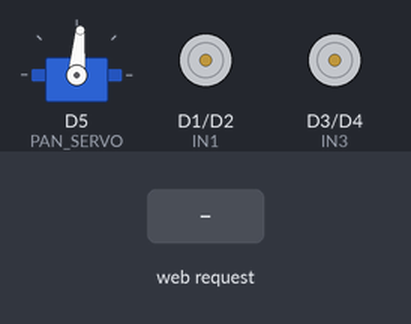
A sketch run on a simulated ESP8266 (NodeMCU). Shown: servo, motor-driver pin pairs drawn as motors (green arrow = first pin HIGH = forward, orange = second pin HIGH = backward, longer = more drive, scaled by the enable pin). The test bench sets the inputs (shaded band).

Above: at 1.2 s.
1.3 s: HTTP request GET /F received
At 2.5 s:
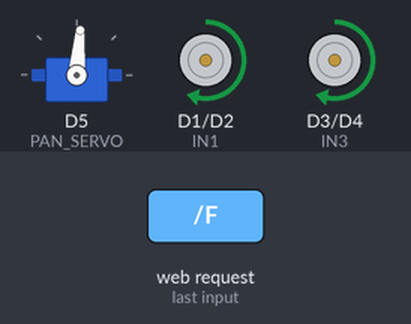
2.8 s: HTTP request GET /B received
At 3.9 s:
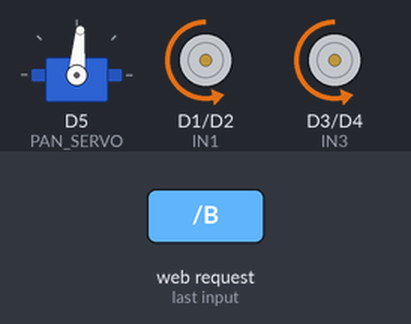
4.3 s: HTTP request GET /L received
At 5.1 s:
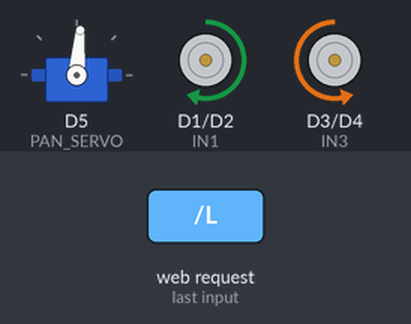
5.8 s: HTTP request GET /R received
At 6.2 s:
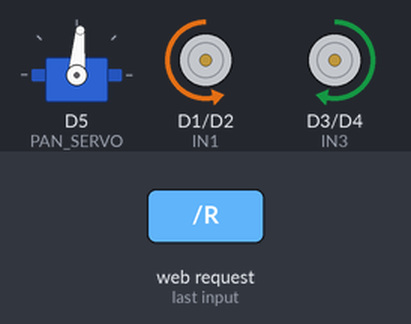
7.3 s: HTTP request GET /speed received
At 8.3 s:
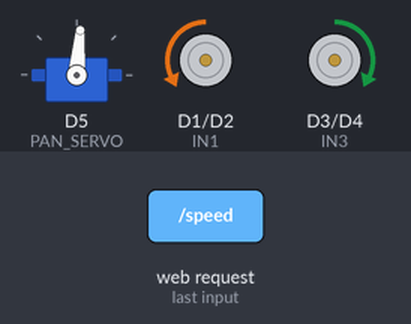
8.8 s: HTTP request GET /S received
At 9.4 s:
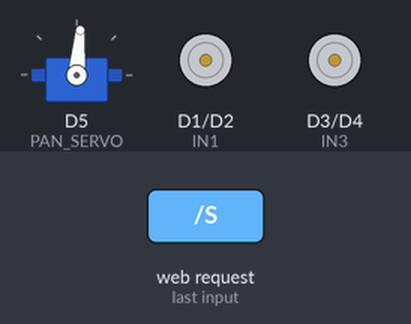
Timing chart, 0 to 11.3 s (numbered marks = the images above; inputs shaded):
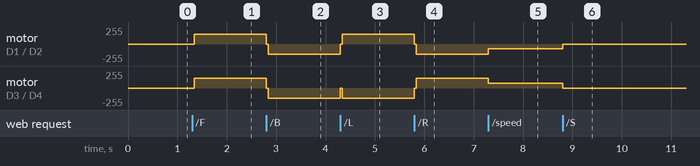

Measured:
- after the input at 1.3 s, motor on D1 (IN1) / D2 (IN2), motor on D3 (IN3) / D4 (IN4): stopped → forward 150/255 at once
- after the input at 2.8 s, motor on D1 (IN1) / D2 (IN2), motor on D3 (IN3) / D4 (IN4): forward 150/255 → backward 150/255 at once
- after the input at 4.3 s, motor on D1 (IN1) / D2 (IN2): backward 150/255 → forward 150/255 at once; motor on D3 (IN3) / D4 (IN4): backward 150/255 → stopped at once, → backward 150/255 0.04 s later
- after the input at 5.8 s, motor on D1 (IN1) / D2 (IN2): forward 150/255 → backward 150/255 at once; motor on D3 (IN3) / D4 (IN4): backward 150/255 → forward 150/255 at once
- after the input at 7.3 s, motor on D1 (IN1) / D2 (IN2): backward 150/255 → backward 70/255 at once; motor on D3 (IN3) / D4 (IN4): forward 150/255 → forward 70/255 at once
- after the input at 8.8 s, motor on D1 (IN1) / D2 (IN2): backward 70/255 → stopped at once; motor on D3 (IN3) / D4 (IN4): forward 70/255 → stopped at once

The sketch:

Automatic_Code.ino
```cpp
#include <ESP8266WiFi.h>
#include <ESP8266WebServer.h>
#include <Servo.h>

ESP8266WebServer server(80);

// ================= WIFI =================
const char* ssid = "ESP8266_CAR";
const char* password = "12345678";

// ================= MOTOR PINS =================
#define IN1 D1
#define IN2 D2
#define IN3 D3
#define IN4 D4
#define ENA D7
#define ENB D6

// ================= SERVO =================
#define PAN_SERVO   D5
#define PAN_MIN     15
#define PAN_MAX     155
#define PAN_CENTER  85

Servo panServo;
int currentAngle = PAN_CENTER;

// ================= SPEED =================
#define SPEED_MIN 70
#define SPEED_MAX 255

int manualSpeed = 150;
int autoSpeed   = 150;
int speedValue  = 150;

// ================= MOTOR =================
void applySpeed(){
  analogWrite(ENA, speedValue);
  analogWrite(ENB, speedValue);
}

void stopMotors(){
  digitalWrite(IN1,LOW); digitalWrite(IN2,LOW);
  digitalWrite(IN3,LOW); digitalWrite(IN4,LOW);
}

void forward(){
  stopMotors(); delay(40);
  digitalWrite(IN1,HIGH); digitalWrite(IN2,LOW);
  digitalWrite(IN3,HIGH); digitalWrite(IN4,LOW);
}

void reverse(){
  stopMotors(); delay(40);
  digitalWrite(IN1,LOW); digitalWrite(IN2,HIGH);
  digitalWrite(IN3,LOW); digitalWrite(IN4,HIGH);
}

void left(){
  stopMotors(); delay(40);
  digitalWrite(IN1,HIGH); digitalWrite(IN2,LOW);
  digitalWrite(IN3,LOW); digitalWrite(IN4,HIGH);
}

void right(){
  stopMotors(); delay(40);
  digitalWrite(IN1,LOW); digitalWrite(IN2,HIGH);
  digitalWrite(IN3,HIGH); digitalWrite(IN4,LOW);
}

// ================= HTML =================
String htmlPage(){
return R"rawliteral(
<!DOCTYPE html>
<html>
<head>
<meta name="viewport" content="width=device-width, initial-scale=1">
<style>
body{background:#111;color:white;font-family:Arial;text-align:center;margin:0}
.modeBar{display:flex;background:#000;padding:10px}
.modeBtn{flex:1;margin:5px;height:50px;font-size:18px;border:none;border-radius:10px;background:#333;color:white}
.modeBtn.active{background:#1abc9c}
.hidden{display:none}
iframe{
  width:95%;
  max-width:400px;
  aspect-ratio:4/3;
  border:2px solid #1abc9c;
  border-radius:10px;
  margin-top:10px;
}
.grid{
  display:grid;
  grid-template-columns:repeat(5,60px);
  gap:6px;
  justify-content:center;
  margin-top:20px;
}
.cell{width:60px;height:60px;background:#333;border-radius:8px}
.cell.origin{background:#e67e22}
.cell.sel{background:#1abc9c}
button{margin:6px;padding:10px 18px;font-size:16px;border:none;border-radius:10px}
.start{background:#1abc9c}
.stop{background:#e74c3c;color:white}
.reset{background:#3498db;color:white}
input[type=range]{width:90%}
.slider-label{font-size:14px;color:#aaa;margin-top:10px;}
</style>

<script>
let gridSize=5;
let running=false;
let destination=null;
let pos={r:3,c:3};
let dir=0;
const TURN_TIME=400;
const MOVE_TIME=900;
function send(cmd){ fetch("/"+cmd); }
function setSpeed(val){ fetch("/speed?val="+val); }
function moveServo(val){ fetch("/servo?angle="+val); }
function showMode(mode){
["auto","manual"].forEach(m=>{
document.getElementById(m).classList.add("hidden");
document.getElementById("btn"+m).classList.remove("active");
});
document.getElementById(mode).classList.remove("hidden");
document.getElementById("btn"+mode).classList.add("active");
}
function clickCell(r,c){
if(running)return;
destination={r:r,c:c};
document.querySelectorAll(".cell").forEach(c=>c.classList.remove("sel"));
document.getElementById("c"+r+c).classList.add("sel");
}
function key(r,c){return r+","+c;}
function dijkstra(start,end){
let dist={},prev={},pq=[];
for(let r=1;r<=gridSize;r++){
for(let c=1;c<=gridSize;c++){
dist[key(r,c)]=Infinity;
prev[key(r,c)]=null;
}}
dist[key(start.r,start.c)]=0;
pq.push({r:start.r,c:start.c,d:0});
while(pq.length>0){
pq.sort((a,b)=>a.d-b.d);
let cur=pq.shift();
if(cur.r===end.r&&cur.c===end.c)break;
let nbs=[
{r:cur.r-1,c:cur.c},
{r:cur.r+1,c:cur.c},
{r:cur.r,c:cur.c-1},
{r:cur.r,c:cur.c+1}
];
for(let n of nbs){
if(n.r<1||n.r>gridSize||n.c<1||n.c>gridSize)continue;
let alt=dist[key(cur.r,cur.c)]+1;
if(alt<dist[key(n.r,n.c)]){
dist[key(n.r,n.c)]=alt;
prev[key(n.r,n.c)]=cur;
pq.push({r:n.r,c:n.c,d:alt});
}}}
let path=[];
let cur=end;
while(cur){path.unshift(cur);cur=prev[key(cur.r,cur.c)];}
return path;
}
async function startAuto(){
if(!destination)return;
running=true;
let path=dijkstra(pos,destination);
for(let i=1;i<path.length&&running;i++){
let target=path[i];
let dr=target.r-pos.r;
let dc=target.c-pos.c;
let move=null;
if(dir===0){
if(dr===-1&&dc===0)move="S";
else if(dr===0&&dc===-1)move="L";
else if(dr===0&&dc===1)move="R";
else if(dr===1&&dc===0)move="B";
}
else if(dir===1){
if(dr===0&&dc===1)move="S";
else if(dr===-1&&dc===0)move="L";
else if(dr===1&&dc===0)move="R";
else if(dr===0&&dc===-1)move="B";
}
else if(dir===2){
if(dr===1&&dc===0)move="S";
else if(dr===0&&dc===1)move="L";
else if(dr===0&&dc===-1)move="R";
else if(dr===-1&&dc===0)move="B";
}
else if(dir===3){
if(dr===0&&dc===-1)move="S";
else if(dr===1&&dc===0)move="L";
else if(dr===-1&&dc===0)move="R";
else if(dr===0&&dc===1)move="B";
}
if(move==="L"){send("L");await sleep(TURN_TIME);send("S");dir=(dir+3)%4;}
else if(move==="R"){send("R");await sleep(TURN_TIME);send("S");dir=(dir+1)%4;}
else if(move==="B"){
send("R");await sleep(TURN_TIME);send("S");
await sleep(100);
send("R");await sleep(TURN_TIME);send("S");
dir=(dir+2)%4;
}
send("F");
await sleep(MOVE_TIME);
send("S");
pos=target;
}
running=false;
}
function stopAuto(){running=false;send("S");}
function resetAll(){
stopAuto();
pos={r:3,c:3};
dir=0;
destination=null;
document.querySelectorAll(".cell").forEach(c=>{
c.classList.remove("sel");
c.classList.remove("origin");
});
document.getElementById("c33").classList.add("origin");
}
function sleep(ms){return new Promise(r=>setTimeout(r,ms));}
</script>
</head>
<body onload="showMode('manual')">
<div class="modeBar">
<button id="btnauto" class="modeBtn" onclick="showMode('auto')">AUTO</button>
<button id="btnmanual" class="modeBtn" onclick="showMode('manual')">MANUAL</button>
</div>

<!-- ===== AUTO MODE ===== -->
<div id="auto" class="hidden">
<iframe src="http://192.168.4.2/stream"></iframe>
<br>
<div class="slider-label">&#128247; Pan Camera:</div>
<input type="range" min="15" max="155" value="85"
  oninput="moveServo(this.value)"
  onchange="moveServo(85); this.value=85"><br>
<div class="grid">
<script>
for(let r=1;r<=5;r++){
for(let c=1;c<=5;c++){
let cls=(r==3&&c==3)?"cell origin":"cell";
document.write(`<div id="c${r}${c}" class="${cls}" onclick="clickCell(${r},${c})"></div>`);
}}
</script>
</div>
<br>
<button class="start" onclick="startAuto()">START</button>
<button class="stop" onclick="stopAuto()">STOP</button>
<button class="reset" onclick="resetAll()">RESET</button>
</div>

<!-- ===== MANUAL MODE ===== -->
<div id="manual" class="hidden">
<iframe src="http://192.168.4.2/stream"></iframe>
<br>
<div class="slider-label">&#128247; Pan Camera:</div>
<input type="range" min="15" max="155" value="85"
  oninput="moveServo(this.value)"
  onchange="moveServo(85); this.value=85"><br>
<div class="slider-label">&#9889; Speed:</div>
<input type="range" min="70" max="255" value="150"
  oninput="setSpeed(this.value)"><br>
<button ontouchstart="send('F')" ontouchend="send('S')">FORWARD</button><br>
<button ontouchstart="send('L')" ontouchend="send('S')">LEFT</button>
<button ontouchstart="send('R')" ontouchend="send('S')">RIGHT</button><br>
<button ontouchstart="send('B')" ontouchend="send('S')">REVERSE</button><br>
<button onclick="send('S')">STOP</button>
</div>
</body>
</html>
)rawliteral";
}

// ================= SETUP =================
void setup(){
  analogWriteRange(255);
  analogWriteFreq(1000);

  pinMode(IN1,OUTPUT); pinMode(IN2,OUTPUT);
  pinMode(IN3,OUTPUT); pinMode(IN4,OUTPUT);
  pinMode(ENA,OUTPUT); pinMode(ENB,OUTPUT);

  // Servo init
  panServo.attach(PAN_SERVO);
  panServo.write(PAN_CENTER);

  WiFi.softAP(ssid,password);

  server.on("/", [](){server.send(200,"text/html",htmlPage());});

  server.on("/F", [](){ speedValue=autoSpeed; applySpeed(); forward(); server.send(200,"ok");});
  server.on("/B", [](){ speedValue=autoSpeed; applySpeed(); reverse(); server.send(200,"ok");});
  server.on("/L", [](){ speedValue=autoSpeed; applySpeed(); left(); server.send(200,"ok");});
  server.on("/R", [](){ speedValue=autoSpeed; applySpeed(); right(); server.send(200,"ok");});
  server.on("/S", [](){ stopMotors(); server.send(200,"ok");});

  server.on("/speed", [](){
    manualSpeed=constrain(server.arg("val").toInt(),SPEED_MIN,SPEED_MAX);
    speedValue=manualSpeed;
    applySpeed();
    server.send(200,"ok");
  });

  // Servo pan endpoint
  server.on("/servo", [](){
    int angle = constrain(server.arg("angle").toInt(), PAN_MIN, PAN_MAX);
    currentAngle = angle;
    panServo.write(angle);
    server.send(200,"ok");
  });

  server.begin();
}

void loop(){
  server.handleClient();
}
```
